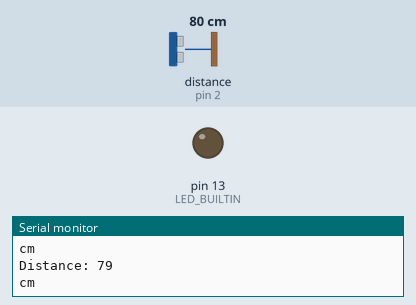
Recording of a sketch running on a simulated Arduino Uno, built with avr-gcc and run on an emulated ATmega328P. On the bench: output pins drawn as LEDs (lit = HIGH), the last lines printed to the serial monitor. Wiring (inferred from the names in the program): ultrasonic range finder: trigger pin 3; echo pin 2. Dashed ring = blinking. The test bench sets the inputs (shaded band); at power-on: distance to the obstacle (sensor on pin 2) 80 cm. The echo pulse lasts 58.3 µs per cm; pins used as bus, display or sensor lines are not drawn.

Above: at 4.6 s.
4.7 s: distance to the obstacle (sensor on pin 2) set to 299 cm
At 5.3 s:
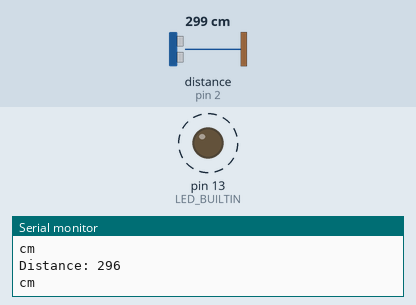
Timing chart, 0 to 13.9 s (numbered marks = the images above; inputs shaded):
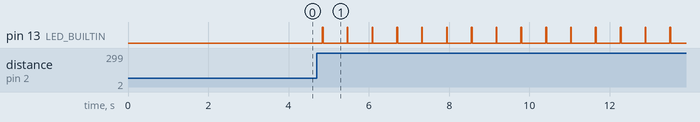

The sketch:

main.ino
```cpp
#include </home/carghai/Desktop/code/Blink/ultraSonicSensor.h>

UltraSonic sensor;

void setup() {
  Serial.begin(1200);
  pinMode(LED_BUILTIN, OUTPUT);
  sensor.start();
}

void loop() {
  digitalWrite(LED_BUILTIN, HIGH);
  Serial.print("Distance: ");
  Serial.println(sensor.data());
  Serial.println("cm");
  digitalWrite(LED_BUILTIN, LOW);
  delay(600);
}
```

ultraSonicSensor.cpp
```cpp
#include "Arduino.h"
#include "ultraSonicSensor.h"

#define echoPin 2 // attach pin D2 Arduino to pin Echo of HC-SR04
#define trigPin 3 //attach pin D3 Arduino to pin Trig of HC-SR04

int UltraSonic::data(){
  long duration; // variable for the duration of sound wave travel
  int distance; // variable for the distance measurement
  digitalWrite(trigPin, LOW);
  delayMicroseconds(2);
  digitalWrite(trigPin, HIGH);
  delayMicroseconds(10);
  digitalWrite(trigPin, LOW);
  // Reads the echoPin, returns the sound wave travel time in microseconds
  duration = pulseIn(echoPin, HIGH);
  // Calculating the distance
  distance = duration * 0.034 / 2; // Speed of sound wave divided by 2 (go and back)
  // Displays the distance on the Serial Monitor
  return distance;
}

void UltraSonic::start(){
  pinMode(trigPin, OUTPUT); // Sets the trigPin as an OUTPUT
  pinMode(echoPin, INPUT); // Sets the echoPin as an INPUT
}
```

ultraSonicSensor.h
```cpp
#ifndef ultraSonicSensor
#define ultraSonicSensor

#include "Arduino.h"


class UltraSonic{
  public:
     int data();
     void start();
};

#endif
```

Measured:
- after the input at 4.7 s, pin 13 (LED_BUILTIN): alternates HIGH for 0.02 s and LOW for 0.60 s, starting after 0.14 s
